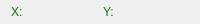
<?xml version="1.0" encoding="UTF-8"?>
<ui version="4.0">
 <class>PositionWidget</class>
 <widget class="QWidget" name="PositionWidget">
  <property name="geometry">
   <rect>
    <x>0</x>
    <y>0</y>
    <width>200</width>
    <height>24</height>
   </rect>
  </property>
  <property name="minimumSize">
   <size>
    <width>200</width>
    <height>24</height>
   </size>
  </property>
  <property name="maximumSize">
   <size>
    <width>200</width>
    <height>24</height>
   </size>
  </property>
  <property name="windowTitle">
   <string>Form</string>
  </property>
  <property name="styleSheet">
   <string notr="true">color:green;</string>
  </property>
  <layout class="QHBoxLayout" name="horizontalLayout">
   <property name="topMargin">
    <number>0</number>
   </property>
   <property name="bottomMargin">
    <number>0</number>
   </property>
   <item>
    <widget class="QLabel" name="x">
     <property name="text">
      <string>X:</string>
     </property>
    </widget>
   </item>
   <item>
    <widget class="QLabel" name="y">
     <property name="text">
      <string>Y:</string>
     </property>
    </widget>
   </item>
  </layout>
 </widget>
 <resources/>
 <connections/>
</ui>
